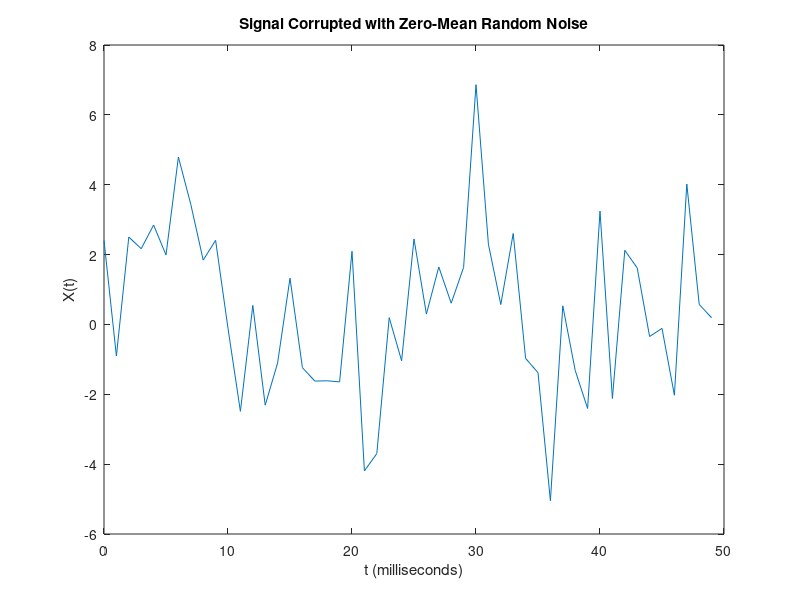
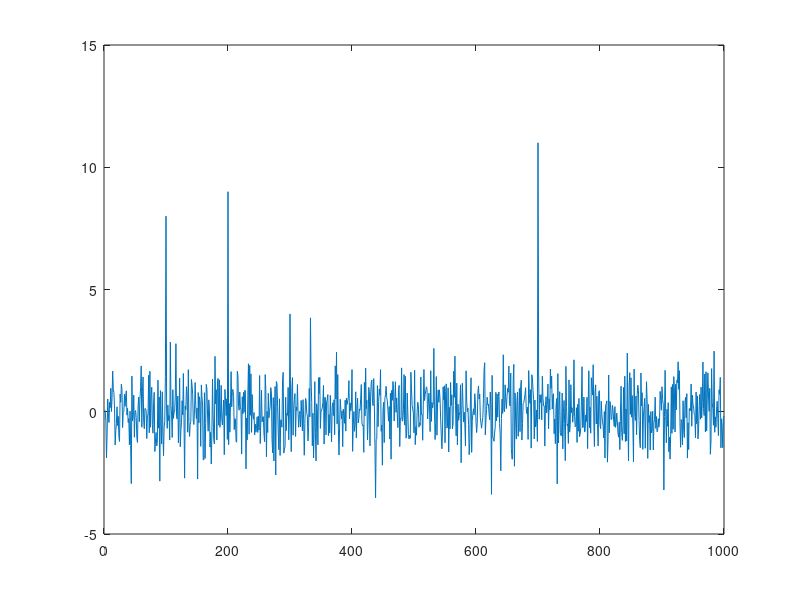

Source code (MATLAB) for these figures, in order: (Note: this script raises an error after producing the figures.)
clear all;
clc;

% The range resolution = 1m
% The speed of light c = 3*10^8

%% Range estimation
% TODO : Find the Bsweep of chirp for 1 m resolution
c = 3*10^8;
delta_r = 1;
Bsweep = c/2*delta_r;

% TODO : Calculate the chirp time based on the Radar's Max Range
range_max = 300;            % The radar maximum range = 300m  
Ts = 5.5*(range_max*2/c);   % 5.5 times of the trip time for maximumrange

% TODO : define the frequency shifts 
beat_freq = [0 1.1e6 13e6 24e6];   % given beat frequencies for all four targets
calculated_range = c*Ts*beat_freq/(2*Bsweep);  %range calculation

%display the calculate range
disp(calculated_range);

%% Doppler Velocity Calculation
c = 3*10^8;         %speed of light
frequency = 77e9;   %frequency in Hz

% TODO : Calculate the wavelength
wavelength = c/frequency;

% TODO : Define the doppler shifts in Hz using the information from above 
doppler_shift = [3e3 -4.5e3 11e3 -3e3];

% TODO : Calculate the velocity of the targets  fd = 2*vr/lambda

Vr = doppler_shift*wavelength/2;

% TODO: Display results
disp(Vr);

%% FFT Practice
Fs = 1000;            % Sampling frequency                    
T = 1/Fs;             % Sampling period       
L = 1500;             % Length of signal
t = (0:L-1)*T;        % Time vector

% TODO: Form a signal containing a 77 Hz sinusoid of amplitude 0.7 and a 43Hz sinusoid of amplitude 2.
S = 0.7*sin(2*pi*77*t) + 2*sin(2*pi*43*t);

% Corrupt the signal with noise 
X = S + 2*randn(size(t));

% Plot the noisy signal in the time domain. It is difficult to identify the frequency components by looking at the signal X(t). 
plot(1000*t(1:50) ,X(1:50));
title('Signal Corrupted with Zero-Mean Random Noise')
xlabel('t (milliseconds)')
ylabel('X(t)')

% TODO : Compute the Fourier transform of the signal. 
Y = fft(X);
% TODO : Compute the two-sided spectrum P2. Then compute the single-sided spectrum P1 based on P2 and the even-valued signal length L.
P2 = abs(Y/L);
P1 = P2(1:L/2+1);

% Plotting
figure;
f = Fs*(0:(L/2))/L;
plot(f,P1) 
title('Single-Sided Amplitude Spectrum of X(t)')
xlabel('f (Hz)')
ylabel('|P1(f)|')

%% 2-D Transform
% The 2-D Fourier transform is useful for processing 2-D signals and other 2-D data such as images.
% Create and plot 2-D data with repeated blocks.

P = peaks(20);
X = repmat(P,[5 10]);
imagesc(X)

% TODO : Compute the 2-D Fourier transform of the data.  
% Shift the zero-frequency component to the center of the output, and 
% plot the resulting 100-by-200 matrix, which is the same size as X.
Y = fft2(X);
imagesc(abs(fftshift(Y)))

%% Implement 1D CFAR using lagging cells on the given noise and target scenario.

% Close and delete all currently open figures
close all;

% Data_points
Ns = 1000;

% Generate random noise
s=randn(Ns,1);

%Targets location. Assigning bin 100, 200, 300 and 700 as Targets with the amplitudes of 8, 9, 4, 11.
s([100 ,200, 300, 700])=[8 9 4 11];

%plot the output
plot(s);

% TODO: Apply CFAR to detect the targets by filtering the noise.

% 1. Define the following:
% 1a. Training Cells
% 1b. Guard Cells 

% Offset : Adding room above noise threshold for desired SNR 
offset=3;

% Vector to hold threshold values 
threshold_cfar = [];

%Vector to hold final signal after thresholding
signal_cfar = [];

% 2. Slide window across the signal length
for i = 1:(Ns-(G+T))     

    % 2. - 5. Determine the noise threshold by measuring it within the training cells

    % 6. Measuring the signal within the CUT

    % 8. Filter the signal above the threshold

    signal_cfar = [signal_cfar, {signal}];
end




% plot the filtered signal
plot (cell2mat(signal_cfar),'g--');

% plot original sig, threshold and filtered signal within the same figure.
figure,plot(s);
hold on,plot(cell2mat(circshift(threshold_cfar,G)),'r--','LineWidth',2)
hold on, plot (cell2mat(circshift(signal_cfar,(T+G))),'g--','LineWidth',4);
legend('Signal','CFAR Threshold','detection')
